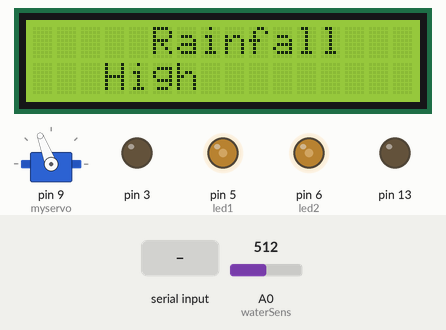
The sketch below on a simulated Arduino Uno, built with avr-gcc and run on an emulated ATmega328P. Parts: 16×2 character LCD, servo, output pins drawn as LEDs (lit = HIGH). Inputs (shaded band) come from the test bench; at power-on: A0 (waterSens) = 512. What the sketch prints to the serial monitor is not drawn.

Above: at 1.7 s.
1.8 s: A0 (waterSens) set to 534
At 3.44 s:
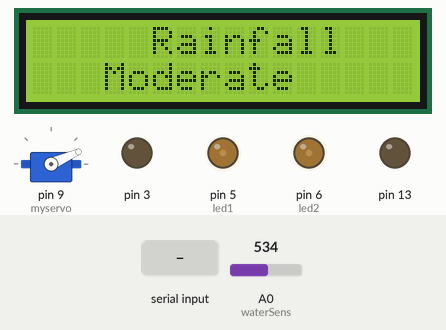
5.6 s: A0 (waterSens) set to 760
8.9 s: A0 (waterSens) set to 779
At 11.5 s:
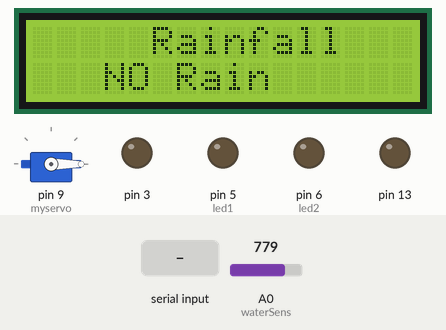
12.2 s: A0 (waterSens) set to 511
At 12.38 s:
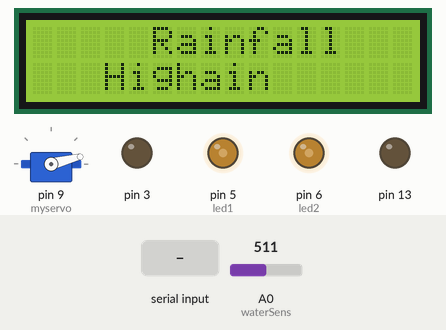
15.5 s: "right indicator" received over the second serial link
At 20.4 s:
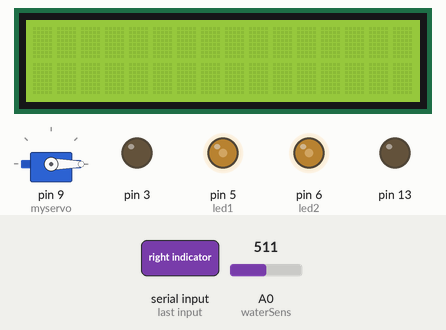
21.1 s: A0 (waterSens) set to 279
28.5 s: A0 (waterSens) set to 247
At 30.95 s:
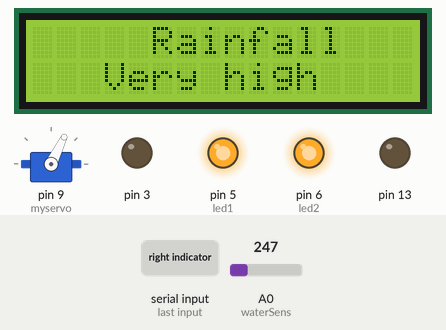
Timing chart, 0 to 58.1 s (numbered marks = the images above; inputs shaded):
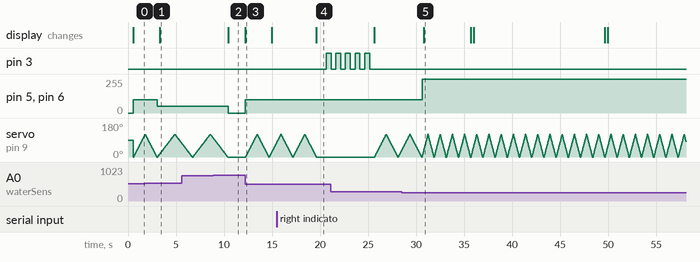

Measured:
- the behaviour switches between 517 and 518 on A0 (waterSens) (found by bisection; images 0 and 1)
- the behaviour switches between 772 and 773 on A0 (waterSens) (found by bisection; images 1 and 2)
- the behaviour switches between 262 and 261 on A0 (waterSens) (found by bisection; images 4 and 5)
- after the input at 1.8 s, pin 5 (led1), pin 6 (led2): 100/255 → 50/255 after 1.3 s; the display: changes after 1.5 s (image 1)
- after the input at 8.9 s, pin 5 (led1), pin 6 (led2): 50/255 → 0/255 after 1.5 s; servo on pin 9 (myservo): goes on until 10.4 s, then stays 0°; the display: changes after 1.5 s (image 2)
- after the input at 12.2 s, pin 5 (led1), pin 6 (led2): 0/255 → 100/255 at once; the display: changes at once (image 3)
- after the input at 15.5 s, pin 3: LOW → HIGH after 5.1 s; the display: changes after 4.1 s (image 4)
- after the input at 28.5 s, pin 5 (led1), pin 6 (led2): 100/255 → 255/255 after 2.1 s; the display: changes after 2.3 s (image 5)

The sketch:

Final.ino
```cpp
#include <Servo.h>
#include<LiquidCrystal_I2C.h>
#include<SoftwareSerial.h>
String value;
LiquidCrystal_I2C lcd(0x27 ,2 ,1 ,0 ,4 ,5, 6, 7, 3 ,POSITIVE);
int led1=5;
int led2=6;
Servo myservo;
const int waterSens = A0;
int pos = 0;
int TxD = 11;
int RxD = 10;
int servoposition;
SoftwareSerial bluetooth(TxD, RxD);
void setup()
{

  Serial.begin(9600);
  lcd.begin(16,2);
  myservo.attach(9);
  lcd.clear();
    lcd.setCursor(0,0);
    lcd.print("Automatic Rain");
    lcd.setCursor(0,1);
    lcd.print("Sensing CarWiper");
    delay(450);

  lcd.clear();
  lcd.setCursor(5,0);
  lcd.print("Rainfall");
  pinMode(led1,OUTPUT);
  pinMode(led2,OUTPUT);
  pinMode(3,OUTPUT);
  pinMode(13,OUTPUT);
  bluetooth.begin(9600);
}
void wiper()
{

  lcd.setCursor(10,1);
  int sensorValue = analogRead(waterSens);//read the water sensor value
  Serial.println(value);
  sensorValue = map(sensorValue, 0, 1023, 0, 180);
     if (sensorValue <= 45)
     {
        lcd.setCursor(5,0);
        lcd.print("Rainfall");
        lcd.setCursor(3,1);
        lcd.print("Very high");
        analogWrite(led1,255);
        analogWrite(led2,255);
        for (pos = 0; pos <= 120; pos += 1)
        {
          myservo.write(pos);
            delay(5);
        }


        for (pos = 120; pos >= 0; pos -= 1)
        { // goes from 180 degrees to 0 degrees
          myservo.write(pos);
          delay(5);
        }
        lcd.clear();

     }
        else if (sensorValue >45 && sensorValue<=90)
        {

        lcd.setCursor(5,0);
        lcd.print("Rainfall");
        lcd.setCursor(3,1);
        lcd.print("High");
        analogWrite(led1,100);
        analogWrite(led2,100);
         for (pos = 0; pos <= 120; pos += 1)
        { // goes from 0 degrees to 180 degrees
          // in steps of 1 degree
          myservo.write(pos);
            delay(10);
        }

        for (pos = 120; pos >= 0; pos -= 1)
        { // goes from 180 degrees to 0 degrees
          myservo.write(pos);
          delay(10);
        }
        lcd.clear();
     }

      else if (sensorValue >90 && sensorValue<=135)
        {

        lcd.setCursor(5,0);
        lcd.print("Rainfall");
        lcd.setCursor(3,1);
        lcd.print("Moderate");
        analogWrite(led1,50);
        analogWrite(led2,50);
         for (pos = 0; pos <= 120; pos += 1)
        { // goes from 0 degrees to 180 degrees
          // in steps of 1 degree
          myservo.write(pos);
            delay(15);
        }

        for (pos = 120; pos >= 0; pos -= 1)
        { // goes from 180 degrees to 0 degrees
          myservo.write(pos);
          delay(15);
        }
        lcd.clear();
     }

    else
    {

       lcd.setCursor(5,0);
       lcd.print("Rainfall");
       lcd.setCursor(3,1);
       lcd.print("NO Rain");
       myservo.write(0);
       analogWrite(led1,0);
       analogWrite(led2,0);
     }

     Serial.println(sensorValue);
  delay(20);
}
void loop()
{
    wiper();

    if (bluetooth.available())
   {
    wiper();
    value = bluetooth.readString();

    if (value == "right indicator")
    {

      for(int i=0;i<5;i++)
      {
        digitalWrite(3, HIGH);
        delay(500);
        digitalWrite(3,LOW);
        delay(500);
      }
    }

    if (value == "left indicator")
    {
      for(int i=0;i<5;i++)
      {
        digitalWrite(13, HIGH);
        delay(500);
        digitalWrite(13, LOW);
        delay(500);
      }

    }
    if (value == "parking mode")
    {
      for(int i=0;i<5;i++)
      {
        digitalWrite(3,HIGH);
        digitalWrite(13,HIGH);
        digitalWrite(5,HIGH);
        digitalWrite(6,HIGH);
        delay(500);
        digitalWrite(3,LOW);
        digitalWrite(13,LOW);
        digitalWrite(5,LOW);
        digitalWrite(6,LOW);
        delay(500);
      }
    }

   }

}
```
